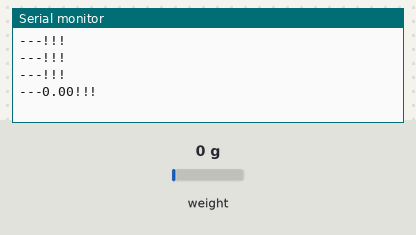
This sketch was run on a simulated Arduino Mega 2560, built with avr-gcc and run on an emulated ATmega2560. Shown: the last lines printed to the serial monitor. The test bench sets the inputs (shaded band); at power-on: weight on the scale 0 g. No radio packets arrive unless stated.

Above: at 1.9 s.
2.0 s: weight on the scale set to 100 g
At 2.3 s:
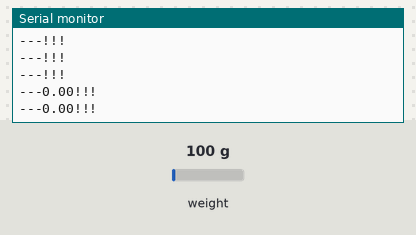
3.5 s: weight on the scale set to 1250 g
At 3.79 s:
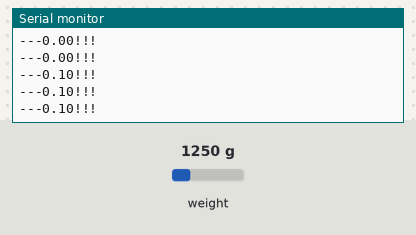
Timing chart, 0 to 6.5 s (numbered marks = the images above; inputs shaded):
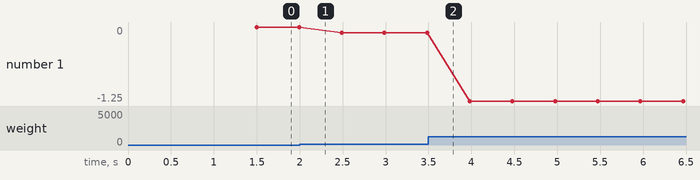

Measured:
- plotted number 1: 0 → -0.1 after the input at 2.0 s, -0.1 → -1.25 after the input at 3.5 s

The sketch:

read_transmit.ino
```cpp
#include <Arduino_FreeRTOS.h>
#include <semphr.h>
#include "HX711.h"
#include <RF24.h>
#include <string.h>

// define portCHAR
#define portCHAR    char

// define calibration factor and pins for scale module (HX711)
#define calibration_factor -7050.0
#define DOUT  3
#define CLK  2

// define pins for RF communication module (NRF24l01+)
#define PIN_CE 53
#define PIN_CSN 48


// define mutex
SemaphoreHandle_t xSerialSemaphore;

// define two tasks for Blink & AnalogRead
void TaskGetWeight( void *pvParameters );
void TaskSendValue( void *pvParameters );

volatile char getWeight[10] = "";
volatile char toSend[10] = "NA";
volatile char go[2] = "20";


// Setup
void setup() {

  // Open serial monitor
  Serial.begin(9600);

  // Create Semaphore
  if ( xSerialSemaphore == NULL )
  {
    xSerialSemaphore = xSemaphoreCreateMutex();
    if ( ( xSerialSemaphore ) != NULL )
      xSemaphoreGive( ( xSerialSemaphore ) );
  }


  // setup tasks to run gather reading from scale and transmit wirelessly
  xTaskCreate(
    TaskGetWeight
    ,  (const portCHAR *) "GetWeight"
    ,  128  // Stack size
    ,  NULL
    ,  2  // priority
    ,  NULL );

  xTaskCreate(
    TaskSendValue
    ,  (const portCHAR *) "SendValue"
    ,  128
    ,  NULL
    ,  1
    ,  NULL );


}

void loop()
{
  // Empty. Things are done in Tasks.
}


//  Tasks

// Obtain weight measurements
void TaskGetWeight(void *pvParameters)  // This is a task.
{
  (void) pvParameters;

  float weight = 0;

  HX711 scale;

  scale.begin(DOUT, CLK);
  scale.set_scale(calibration_factor); //This value is obtained by using the SparkFun_HX711_Calibration sketch
  scale.tare(); //Assuming there is no weight on the scale at start up, reset the scale to 0


  for (;;) // A Task shall never return or exit.
  {

    weight = scale.get_units();  //scale.get_units() returns a float

    if ( xSemaphoreTake( xSerialSemaphore, ( TickType_t ) 5 ) == pdTRUE )
    {

      String(weight, 2).toCharArray(getWeight, 10);
      xSemaphoreGive( xSerialSemaphore );
    }


    vTaskDelay( 250 / portTICK_PERIOD_MS ); // wait for one second
  }
}


// transmit weight value wirelessly
void TaskSendValue(void *pvParameters)
{
  (void) pvParameters;

  uint8_t pipeNumber;
  uint8_t payloadSize;
  uint8_t packet_num;
  const uint64_t pipeNum = 0x7878787878LL;
  RF24 radio(PIN_CE, PIN_CSN);

  packet_num = 0;

  radio.begin();
  radio.setChannel(5);
  radio.setDataRate (RF24_250KBPS);
  radio.setPALevel(RF24_PA_MIN);
  radio.enableDynamicPayloads();
  radio.openWritingPipe(pipeNum);


  for (;;)
  {

    if ( xSemaphoreTake( xSerialSemaphore, ( TickType_t ) 5 ) == pdTRUE )
    {
      strlcpy((char*)toSend,(char*)getWeight,10);
      xSemaphoreGive( xSerialSemaphore );
    }


    //if (radio.write(&toSend, sizeof(toSend)))
    if (radio.write(&toSend, sizeof(toSend)))
    {
      char *x = { toSend };
      Serial.print( "---" );
      Serial.print( x );
      Serial.print( "!!!\n" );
    }
    else
    {
      Serial.println("Data not delivered");
    }


    vTaskDelay( 500 / portTICK_PERIOD_MS );  // one tick delay (15ms) in between reads for stability
  }
}
```
